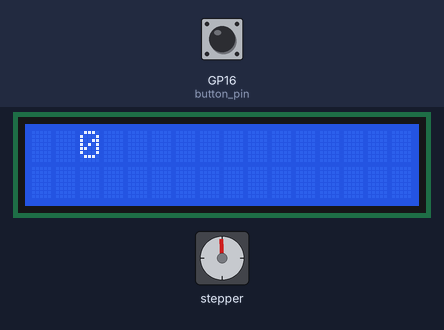
This program was run on a simulated Raspberry Pi Pico running MicroPython. Parts: stepper motor, 16×2 character LCD. The inputs (shaded band) are chosen by the test bench; at power-on: GP16 (button_pin) HIGH. The stepper is drawn at 200 steps a turn; threads take turns every 2 ms; the clock reads 2024-03-15 10:24:30 at power-on unless the program sets it.

Above: at 0.2 s.
At 6.1 s:
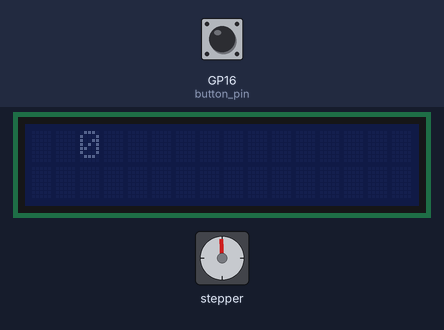

Measured:
- what the display in image 0 shows lasts 5.9 s, from 0.1 s to 6.0 s

The program:

main.py
```python
from machine import I2C, Pin
from pico_i2c_lcd import I2cLcd
import time
import math
import _thread

'''
Assign pins to the rotary encoder, button and LCD
'''
button_pin		= Pin(16, Pin.IN, Pin.PULL_UP)
direction_pin	= Pin(17, Pin.IN, Pin.PULL_UP)
step_pin		= Pin(18, Pin.IN, Pin.PULL_UP)

i2c				= I2C(0, sda=Pin(0), scl=Pin(1), freq=400000)
I2C_ADDR		= i2c.scan()[0]
lcd				= I2cLcd(i2c, I2C_ADDR, 2, 16)

'''
Create special characters for the LCD such as progress bar for volume
'''
prog_1 = ( 0b11111, 0b11111, 0b11111, 0b11111, 0b11111, 0b11111, 0b11111, 0b11111 );    lcd.custom_char(5, prog_1)
prog_2 = ( 0b11110, 0b11110, 0b11110, 0b11110, 0b11110, 0b11110, 0b11110, 0b11110 );    lcd.custom_char(4, prog_2)
prog_3 = ( 0b11100, 0b11100, 0b11100, 0b11100, 0b11100, 0b11100, 0b11100, 0b11100 );	lcd.custom_char(3, prog_3)
prog_4 = ( 0b11000, 0b11000, 0b11000, 0b11000, 0b11000, 0b11000, 0b11000, 0b11000 );	lcd.custom_char(2, prog_4)
prog_5 = ( 0b10000, 0b10000, 0b10000, 0b10000, 0b10000, 0b10000, 0b10000, 0b10000 );	lcd.custom_char(1, prog_5)
blank = ( 0b00000, 0b00000, 0b00000, 0b00000, 0b00000, 0b00000, 0b00000, 0b00000 );     lcd.custom_char(6, blank)

'''
Values for rotary encoder, button debounce and progress bar length
'''
previous_value	= True
button_down		= False
count           = 0

bar             = 12
seg             = 5

def update_screen():
    '''
    Initiate some values for the display
    '''
    last_update	= round(time.time())
    backlight	= True
    prev_count	= 1

    lcd.clear()
    lcd.hide_cursor()

    while True:
        if count != prev_count:
            prev_count  = count
            last_update = round(time.time())

            lcd.move_to(0,0)

            if not backlight:
                lcd.backlight_on()
                backlight = True

            if len(str(count)) == 1:
                lcd.putstr(f"  {count} ")
            elif len(str(count)) == 2:
                lcd.putstr(f" {count} ")
            else:
                lcd.putstr(f"{count} ")

            # If count is over of under the progress bar length
            # correct the value
            a = count
            if a < 0:
                a = 0
            elif a > 100:
                a = 100

            # Calculate value of one bar
            h = 100 / bar
            # Calculate value of one segment
            j = h / seg

            # Calculate number of bars
            k = int(math.floor(a / h))
            # Calculate number of segments
            y = int(math.floor((a - (k * h)) / j))

            #print (f"count: {count} k: {k} j: {j} h: {h} y: {y}")

            # Display the progress bar
            lcd.putstr(chr(5)*k)
            if y >= 1:
                lcd.putstr(chr(y))
                lcd.putstr(chr(6)*((bar - 1) - k))
            else:
                lcd.putstr(chr(6)*(bar - k))

        else:
            if round(time.time()) > (last_update + 5) and backlight:
                lcd.backlight_off()
                backlight = False

_thread.start_new_thread(update_screen, ())

while True:
    if previous_value != step_pin.value():
        if step_pin.value() == False:
            if direction_pin.value() == False:
                count += 1
                # Left
            else:
                count -= 1
                # Right

        previous_value = step_pin.value()

    if button_pin.value() == False and not button_down:
        button_down = True
        count = 0
        # Button pressed

    if button_pin.value() == True and button_down:
        button_down = False
        time.sleep(0.02)
        # Delay to prevent double
    
```
